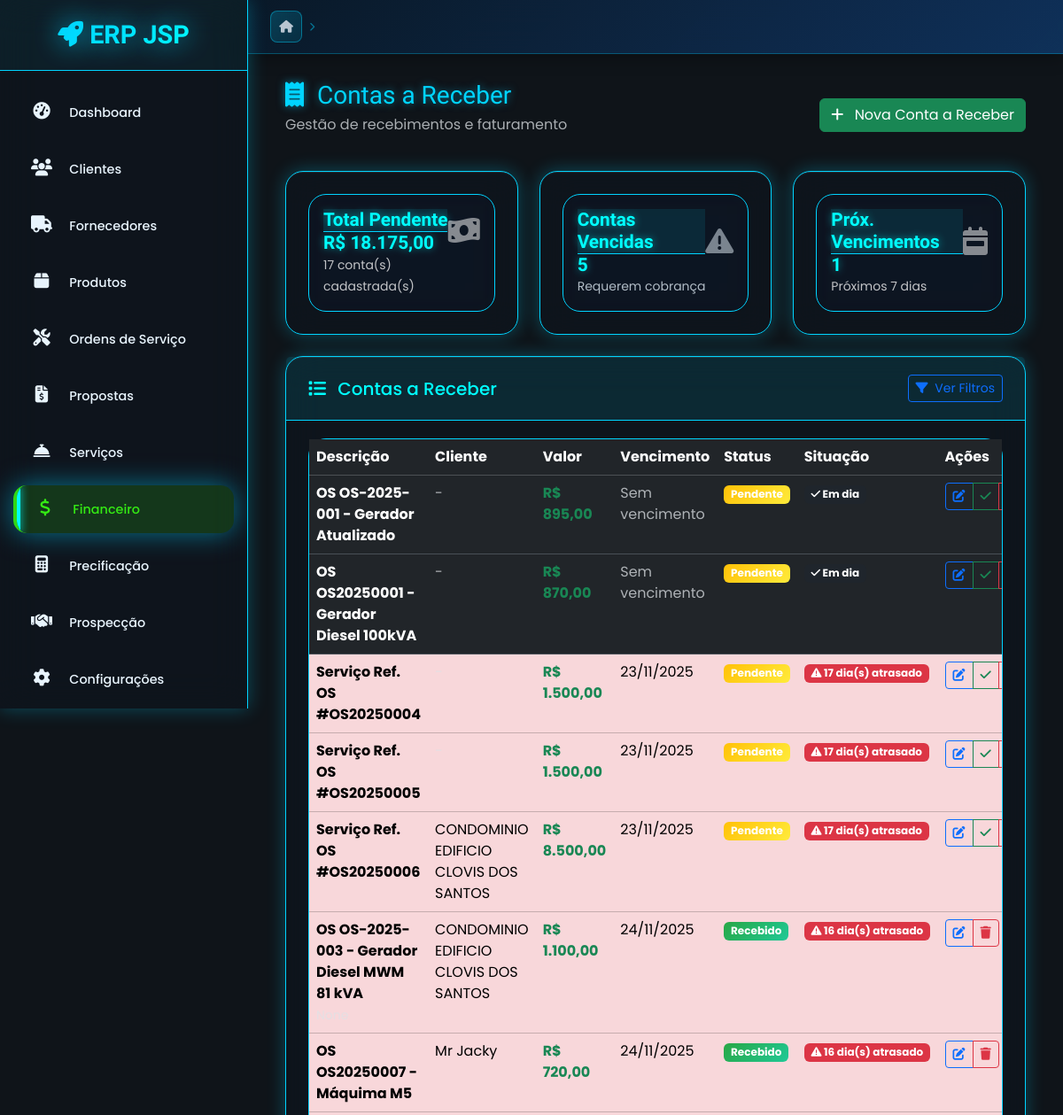
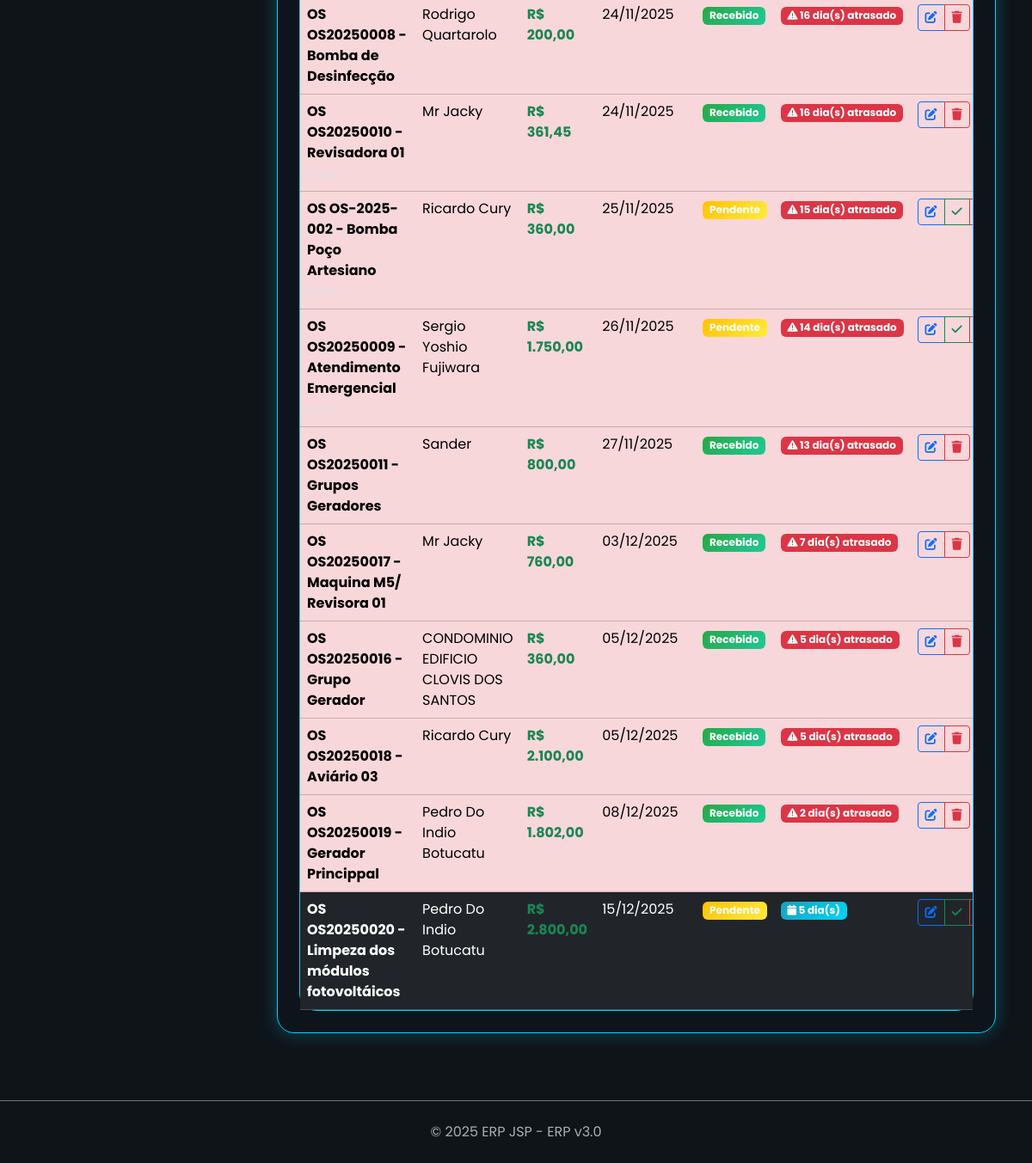
/financeiro/contas-receber, run on the app's committed database (2 pictures, top to bottom).
### app/financeiro/financeiro_model.py (models this page shows, shortened)
class LancamentoFinanceiro(BaseModel):
    __tablename__ = 'lancamentos_financeiros'
    descricao = db.Column(db.String(255), nullable=False)
    valor = db.Column(db.Numeric(12, 2), nullable=False)
    tipo = db.Column(db.String(20), nullable=False)
    status = db.Column(db.String(20), default='pendente', nullable=False)
    categoria = db.Column(db.String(100))
    subcategoria = db.Column(db.String(100))
    data_lancamento = db.Column(db.Date, default=date.today, nullable=False)
    data_vencimento = db.Column(db.Date)
    data_pagamento = db.Column(db.Date)
    observacoes = db.Column(db.Text)
    numero_documento = db.Column(db.String(50))
    forma_pagamento = db.Column(db.String(50))
    cliente_id = db.Column(db.Integer, db.ForeignKey('clientes.id'), nullable=True)
    fornecedor_id = db.Column(db.Integer, db.ForeignKey('fornecedores.id'), nullable=True)
    ordem_servico_id = db.Column(db.Integer, db.ForeignKey('ordem_servico.id'), nullable=True)
    recorrente = db.Column(db.Boolean, default=False)
    frequencia = db.Column(db.String(20))  # mensal, anual, semanal
    cliente = db.relationship('Cliente', backref='lancamentos_financeiros', foreign_keys=[cliente_id])
    fornecedor = db.relationship('Fornecedor', backref='lancamentos_financeiros', foreign_keys=[fornecedor_id])
    ordem_servico = db.relationship('OrdemServico', backref='lancamentos_financeiros', foreign_keys=[ordem_servico_id])
    @property
    def valor_formatado(self):
        return f"R$ {self.valor:,.2f}".replace(',', 'X').replace('.', ',').replace('X', '.')
    @property
    def status_formatado(self):
        status_map = {
            'pendente': 'Pendente',
            'pago': 'Pago',
            'recebido': 'Recebido',
            'cancelado': 'Cancelado',
            'vencido': 'Vencido'
        }
        return status_map.get(self.status, self.status.title())
    @property
    def status_cor(self):
        cores = {
            'pendente': 'warning',
            'pago': 'success',
            'recebido': 'success',
            'cancelado': 'secondary',
            'vencido': 'danger'
        }
        return cores.get(self.status, 'secondary')
    @property
    def dias_vencimento(self):
        if not self.data_vencimento:
            return None
        hoje = date.today()
        delta = self.data_vencimento - hoje
        return delta.days
    @property
    def situacao_vencimento(self):
        if not self.data_vencimento:
            return 'sem_vencimento'
        dias = self.dias_vencimento
        if dias < 0:
            return 'vencido'
        elif dias == 0:
            return 'vence_hoje'
        elif dias <= 7:
            return 'vence_semana'
        elif dias <= 30:
            return 'vence_mes'
        else:
            return 'futuro'
    @classmethod
    def get_contas_receber(cls):
        return cls.query.filter_by(tipo='conta_receber', ativo=True)

### app/cliente/cliente_model.py (models this page shows, shortened)
class Cliente(BaseModel):
    __tablename__ = 'clientes'
    nome = db.Column(db.String(150), nullable=False, index=True)
    nome_fantasia = db.Column(db.String(150), index=True)  # Para PJ
    razao_social = db.Column(db.String(200))  # Para PJ
    tipo = db.Column(db.String(20), nullable=False, default='PF')  # PF ou PJ
    cpf_cnpj = db.Column(db.String(20), unique=True, index=True)
    rg_ie = db.Column(db.String(20))
    im = db.Column(db.String(20))  # Inscrição Municipal
    email = db.Column(db.String(150), index=True)
    email_financeiro = db.Column(db.String(150))  # Email específico para cobrança
    telefone = db.Column(db.String(20))
    celular = db.Column(db.String(20))
    whatsapp = db.Column(db.String(20))
    site = db.Column(db.String(200))
    contato_nome = db.Column(db.String(100))  # Nome do responsável
    contato_cargo = db.Column(db.String(100))  # Cargo do responsável
    contato_telefone = db.Column(db.String(20))
    contato_email = db.Column(db.String(150))
    cep = db.Column(db.String(10))
    endereco = db.Column(db.String(200))
    numero = db.Column(db.String(20))
    complemento = db.Column(db.String(100))
    bairro = db.Column(db.String(100))
    cidade = db.Column(db.String(100))
    estado = db.Column(db.String(2))
    pais = db.Column(db.String(50), default='Brasil')
    segmento = db.Column(db.String(100))  # Setor de atuação
    porte_empresa = db.Column(db.String(20))  # MEI, ME, EPP, Grande
    origem = db.Column(db.String(50))  # Como conheceu a empresa
    classificacao = db.Column(db.String(20), default='A')  # A, B, C (qualidade)
    limite_credito = db.Column(db.Numeric(10, 2), default=0)
    forma_pagamento_padrao = db.Column(db.String(50))
    prazo_pagamento_padrao = db.Column(db.Integer, default=30)  # dias
    desconto_padrao = db.Column(db.Numeric(5, 2), default=0)  # %
    data_nascimento = db.Column(db.Date)  # Para PF
    data_fundacao = db.Column(db.Date)  # Para PJ
    genero = db.Column(db.String(20))  # Para PF
    estado_civil = db.Column(db.String(20))  # Para PF
    profissao = db.Column(db.String(100))  # Para PF
    observacoes = db.Column(db.Text)
    observacoes_internas = db.Column(db.Text)  # Não visível em relatórios
    status = db.Column(db.String(20), default='ativo')  # ativo, inativo, bloqueado
    motivo_bloqueio = db.Column(db.String(200))

### app/financeiro/financeiro_routes.py (the view)
@bp_financeiro.route('/contas-receber')
def contas_receber():
    try:
        contas = LancamentoFinanceiro.get_contas_receber().order_by(
            LancamentoFinanceiro.data_vencimento.asc()
        ).all()
        total_pendente = sum(float(c.valor) for c in contas if c.status == 'pendente')
        vencidas = [c for c in contas if c.situacao_vencimento == 'vencido' and c.status == 'pendente']
        return render_template('financeiro/contas_receber.html',
                             contas=contas,
                             total_pendente=total_pendente,
                             vencidas=vencidas,
                             date=date)
    except Exception as e:
        flash(f'Erro ao carregar contas a receber: {str(e)}', 'danger')
        return redirect(url_for('financeiro.dashboard'))

### app/financeiro/templates/financeiro/contas_receber.html (shortened to what this page needs)
{% extends "base.html" %}
{% block content %}
<div class="container-fluid">
    <div class="row mb-4">
        <div class="col-12">
            <div class="d-flex justify-content-between align-items-center">
                <div>
                    <h1 class="h3 mb-1 text-neon">
                        <i class="fas fa-receipt me-2"></i>
                        Contas a Receber
                    </h1>
                    <p class="text-muted">Gestão de recebimentos e faturamento</p>
                </div>
                <div>
                    <a href="{{ url_for('financeiro.novo_lancamento') }}?tipo=conta_receber" class="btn btn-success">
                        <i class="fas fa-plus me-2"></i>
                        Nova Conta a Receber
                    </a>
                </div>
            </div>
        </div>
    </div>
    <div class="row g-4 mb-4">
        <div class="col-md-4">
            <div class="card bg-success text-white">
                <div class="card-body">
                    <div class="d-flex justify-content-between">
                        <div>
                            <h6 class="card-title">Total Pendente</h6>
                            <h4 class="mb-0">
                                R$ {{ "{:,.2f}".format(total_pendente).replace(',', 'X').replace('.', ',').replace('X', '.') }}
                            </h4>
                        </div>
                        <div class="align-self-center">
                            <i class="fas fa-money-bill-wave fa-2x opacity-50"></i>
                        </div>
                    </div>
                    <small class="opacity-75">{{ contas|length }} conta(s) cadastrada(s)</small>
                </div>
            </div>
        </div>
        <div class="col-md-4">
            <div class="card bg-warning text-dark">
                <div class="card-body">
                    <div class="d-flex justify-content-between">
                        <div>
                            <h6 class="card-title">Contas Vencidas</h6>
                            <h4 class="mb-0">{{ vencidas|length }}</h4>
                        </div>
                        <div class="align-self-center">
                            <i class="fas fa-exclamation-triangle fa-2x opacity-50"></i>
                        </div>
                    </div>
                    <small class="opacity-75">Requerem cobrança</small>
                </div>
            </div>
        </div>
        <div class="col-md-4">
            <div class="card bg-info text-white">
                <div class="card-body">
                    <div class="d-flex justify-content-between">
                        <div>
                            <h6 class="card-title">Próx. Vencimentos</h6>
                            <h4 class="mb-0">
                                {{ contas|selectattr('situacao_vencimento', 'equalto', 'vence_semana')|list|length }}
                            </h4>
                        </div>
                        <div class="align-self-center">
                            <i class="fas fa-calendar-week fa-2x opacity-50"></i>
                        </div>
                    </div>
                    <small class="opacity-75">Próximos 7 dias</small>
                </div>
            </div>
        </div>
    </div>
    <div class="row">
        <div class="col-12">
            <div class="card">
                <div class="card-header d-flex justify-content-between align-items-center">
                    <h5 class="mb-0">
                        <i class="fas fa-list me-2"></i>
                        Contas a Receber
                    </h5>
                    <div>
                        <a href="{{ url_for('financeiro.listar_lancamentos') }}?tipo=conta_receber" class="btn btn-sm btn-outline-primary">
                            <i class="fas fa-filter me-1"></i>
                            Ver Filtros
                        </a>
                    </div>
                </div>
                <div class="card-body p-0">
                    {% if contas %}
                    <div class="table-responsive">
                        <table class="table table-hover mb-0">
                            <thead class="table-dark">
                                <tr>
                                    <th>Descrição</th>
                                    <th>Cliente</th>
                                    <th>Valor</th>
                                    <th>Vencimento</th>
                                    <th>Status</th>
                                    <th>Situação</th>
                                    <th>Ações</th>
                                </tr>
                            </thead>
                            <tbody>
                                {% for conta in contas %}
                                <tr class="{% if conta.situacao_vencimento == 'vencido' %}table-danger{% elif conta.situacao_vencimento == 'vence_hoje' %}table-warning{% endif %}">
                                    <td>
                                        <strong>{{ conta.descricao }}</strong>
                                        {% if conta.numero_documento %}
                                        <br><small class="text-muted">{{ conta.numero_documento }}</small>
                                        {% endif %}
                                    </td>
                                    <td>
                                        {% if conta.cliente %}
                                            {{ conta.cliente.nome }}
                                        {% else %}
                                            <span class="text-muted">-</span>
                                        {% endif %}
                                    </td>
                                    <td class="text-success">
                                        <strong>{{ conta.valor_formatado }}</strong>
                                    </td>
                                    <td>
                                        {% if conta.data_vencimento %}
                                            {{ conta.data_vencimento.strftime('%d/%m/%Y') }}
                                        {% else %}
                                            <span class="text-muted">Sem vencimento</span>
                                        {% endif %}
                                    </td>
                                    <td>
                                        <span class="badge bg-{{ conta.status_cor }}">
                                            {{ conta.status_formatado }}
                                        </span>
                                    </td>
                                    <td>
                                        {% if conta.situacao_vencimento == 'vencido' %}
                                            <span class="badge bg-danger">
                                                <i class="fas fa-exclamation-triangle"></i>
                                                {{ conta.dias_vencimento|abs }} dia(s) atrasado
                                            </span>
                                        {% elif conta.situacao_vencimento == 'vence_hoje' %}
                                            <span class="badge bg-warning text-dark">
                                                <i class="fas fa-clock"></i>
                                                Vence hoje
                                            </span>
                                        {% elif conta.situacao_vencimento == 'vence_semana' %}
                                            <span class="badge bg-info">
                                                <i class="fas fa-calendar"></i>
                                                {{ conta.dias_vencimento }} dia(s)
                                            </span>
                                        {% else %}
                                            <span class="badge bg-secondary">
                                                <i class="fas fa-check"></i>
                                                Em dia
                                            </span>
                                        {% endif %}
                                    </td>
                                    <td>
                                        <div class="btn-group btn-group-sm">
                                            <a href="{{ url_for('financeiro.editar_lancamento', id=conta.id) }}"
                                               class="btn btn-outline-primary" title="Editar">
                                                <i class="fas fa-edit"></i>
                                            </a>
                                            {% if conta.status == 'pendente' %}
                                            <button type="button" class="btn btn-outline-success"
                                                    onclick="marcarComoRecebido({{ conta.id }})" title="Marcar como Recebido">
                                                <i class="fas fa-check"></i>
                                            </button>
                                            {% endif %}
                                            <a href="{{ url_for('financeiro.excluir_lancamento', id=conta.id) }}"
                                               class="btn btn-outline-danger" title="Excluir"
                                               onclick="return confirm('Tem certeza que deseja excluir esta conta a receber?')">
                                                <i class="fas fa-trash"></i>
                                            </a>
                                        </div>
                                    </td>
                                </tr>
                                {% endfor %}
                            </tbody>
                        </table>
                    </div>
                    {% endif %}
                </div>
            </div>
        </div>
    </div>
</div>
{% endblock %}

### data on the page
LancamentoFinanceiro: descricao "OS OS-2025-001 - Gerador Atualizado", valor_formatado "R$ 895,00", shows "Sem vencimento", status_formatado "Pendente", shows "Em dia"
LancamentoFinanceiro: descricao "OS OS20250001 - Gerador Diesel 100kVA", valor_formatado "R$ 870,00", shows "Sem vencimento", status_formatado "Pendente", shows "Em dia"
LancamentoFinanceiro: descricao "Serviço Ref. OS #OS20250004", valor_formatado "R$ 1.500,00", data_vencimento "23/11/2025", status_formatado "Pendente", dias_vencimento|abs "17"
LancamentoFinanceiro: descricao "Serviço Ref. OS #OS20250005", valor_formatado "R$ 1.500,00", data_vencimento "23/11/2025", status_formatado "Pendente", dias_vencimento|abs "17"
LancamentoFinanceiro: descricao "Serviço Ref. OS #OS20250006", cliente.nome "CONDOMINIO EDIFICIO CLOVIS DOS SANTOS", valor_formatado "R$ 8.500,00", data_vencimento "23/11/2025", status_formatado "Pendente", dias_vencimento|abs "17"
LancamentoFinanceiro: descricao "OS OS-2025-003 - Gerador Diesel MWM 81 kVA", cliente.nome "CONDOMINIO EDIFICIO CLOVIS DOS SANTOS", valor_formatado "R$ 1.100,00", data_vencimento "24/11/2025", status_formatado "Recebido", dias_vencimento|abs "16"
LancamentoFinanceiro: descricao "OS OS20250007 - Máquima M5", cliente.nome "Mr Jacky", valor_formatado "R$ 720,00", data_vencimento "24/11/2025", status_formatado "Recebido", dias_vencimento|abs "16"
LancamentoFinanceiro: descricao "OS OS20250008 - Bomba de Desinfecção", cliente.nome "Rodrigo Quartarolo", valor_formatado "R$ 200,00", data_vencimento "24/11/2025", status_formatado "Recebido", dias_vencimento|abs "16"
LancamentoFinanceiro: descricao "OS OS20250010 - Revisadora 01", cliente.nome "Mr Jacky", valor_formatado "R$ 361,45", data_vencimento "24/11/2025", status_formatado "Recebido", dias_vencimento|abs "16"
LancamentoFinanceiro: descricao "OS OS-2025-002 - Bomba Poço Artesiano", cliente.nome "Ricardo Cury", valor_formatado "R$ 360,00", data_vencimento "25/11/2025", status_formatado "Pendente", dias_vencimento|abs "15"
LancamentoFinanceiro: descricao "OS OS20250009 - Atendimento Emergencial", cliente.nome "Sergio Yoshio Fujiwara", valor_formatado "R$ 1.750,00", data_vencimento "26/11/2025", status_formatado "Pendente", dias_vencimento|abs "14"
LancamentoFinanceiro: descricao "OS OS20250011 - Grupos Geradores", cliente.nome "Sander", valor_formatado "R$ 800,00", data_vencimento "27/11/2025", status_formatado "Recebido", dias_vencimento|abs "13"
LancamentoFinanceiro: descricao "OS OS20250017 - Maquina M5/ Revisora 01", cliente.nome "Mr Jacky", valor_formatado "R$ 760,00", data_vencimento "03/12/2025", status_formatado "Recebido", dias_vencimento|abs "7"
LancamentoFinanceiro: descricao "OS OS20250016 - Grupo Gerador", cliente.nome "CONDOMINIO EDIFICIO CLOVIS DOS SANTOS", valor_formatado "R$ 360,00", data_vencimento "05/12/2025", status_formatado "Recebido", dias_vencimento|abs "5"
LancamentoFinanceiro: descricao "OS OS20250018 - Aviário 03", cliente.nome "Ricardo Cury", valor_formatado "R$ 2.100,00", data_vencimento "05/12/2025", status_formatado "Recebido", dias_vencimento|abs "5"
LancamentoFinanceiro: descricao "OS OS20250019 - Gerador Princippal", cliente.nome "Pedro Do Indio Botucatu", valor_formatado "R$ 1.802,00", data_vencimento "08/12/2025", status_formatado "Recebido", dias_vencimento|abs "2"
LancamentoFinanceiro: descricao "OS OS20250020 - Limpeza dos módulos fotovoltáicos", cliente.nome "Pedro Do Indio Botucatu", valor_formatado "R$ 2.800,00", data_vencimento "15/12/2025", status_formatado "Pendente", dias_vencimento "5"

### other printed values
{{ COMPANY_NAME }} "ERP JSP"
{{ contas|length }} "17"
{{ vencidas|length }} "5"
{{ SYSTEM_VERSION }} "3.0"
